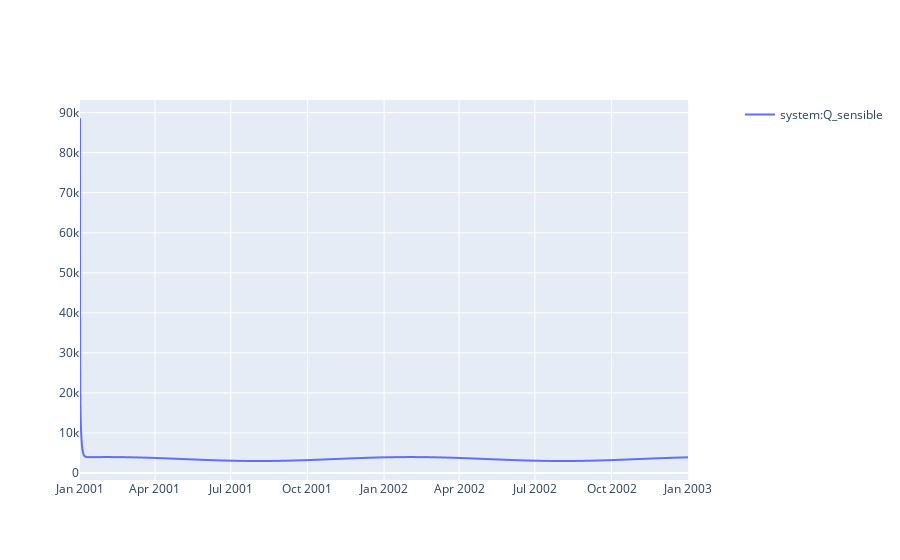

Notebook source saved alongside this figure:
### Code cell
sim.plot(pro.dates(),[pro.component("system").variable("Q_sensible")])

### Figure 1 — Plotly figure (JSON) as saved in the notebook; plotly's stock layout.template omitted (floating-point values rounded to 4 significant figures; data arrays with more than 128 entries replaced by an {"elided": "..."} marker saying what was removed)
{"data": [{"hovertemplate": "date=%{x}<br>system:Q_sensible=%{y}<extra></extra>", "legendgroup": "", "line": {"dash": "solid"}, "marker": {"symbol": "circle"}, "mode": "lines", "name": "system:Q_sensible", "showlegend": true, "type": "scattergl", "x": {"elided": "17520 str values"}, "xaxis": "x", "y": {"elided": "17520 float values"}, "yaxis": "y"}], "layout": {"xaxis": {"anchor": "y", "domain": [0, 0.94]}, "yaxis": {"anchor": "x", "domain": [0, 1]}, "yaxis2": {"anchor": "x", "overlaying": "y", "side": "right"}}}
